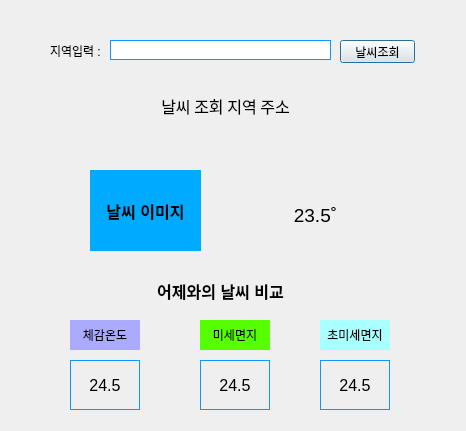
<?xml version="1.0" encoding="UTF-8"?>
<ui version="4.0">
 <class>Dialog</class>
 <widget class="QDialog" name="Dialog">
  <property name="geometry">
   <rect>
    <x>0</x>
    <y>0</y>
    <width>466</width>
    <height>431</height>
   </rect>
  </property>
  <property name="windowTitle">
   <string>Dialog</string>
  </property>
  <widget class="QLabel" name="label">
   <property name="geometry">
    <rect>
     <x>50</x>
     <y>41</y>
     <width>56</width>
     <height>20</height>
    </rect>
   </property>
   <property name="text">
    <string>지역입력 :</string>
   </property>
  </widget>
  <widget class="QLineEdit" name="area_input_label">
   <property name="geometry">
    <rect>
     <x>110</x>
     <y>40</y>
     <width>221</width>
     <height>20</height>
    </rect>
   </property>
   <property name="styleSheet">
    <string notr="true">border:1px solid rgb(14, 151, 255);</string>
   </property>
  </widget>
  <widget class="QPushButton" name="weather_ret_button">
   <property name="geometry">
    <rect>
     <x>340</x>
     <y>40</y>
     <width>75</width>
     <height>23</height>
    </rect>
   </property>
   <property name="text">
    <string>날씨조회</string>
   </property>
  </widget>
  <widget class="QLabel" name="area_label">
   <property name="geometry">
    <rect>
     <x>130</x>
     <y>90</y>
     <width>191</width>
     <height>31</height>
    </rect>
   </property>
   <property name="font">
    <font>
     <family>Agency FB</family>
     <pointsize>12</pointsize>
     <weight>50</weight>
     <italic>false</italic>
     <bold>false</bold>
    </font>
   </property>
   <property name="styleSheet">
    <string notr="true">font:rgb(0, 0, 255)</string>
   </property>
   <property name="text">
    <string>날씨 조회 지역 주소</string>
   </property>
   <property name="alignment">
    <set>Qt::AlignCenter</set>
   </property>
  </widget>
  <widget class="QLabel" name="weather_image_p">
   <property name="geometry">
    <rect>
     <x>90</x>
     <y>170</y>
     <width>111</width>
     <height>81</height>
    </rect>
   </property>
   <property name="font">
    <font>
     <family>Arial</family>
     <pointsize>12</pointsize>
     <weight>75</weight>
     <bold>true</bold>
    </font>
   </property>
   <property name="styleSheet">
    <string notr="true">background:rgb(0, 170, 255)</string>
   </property>
   <property name="text">
    <string>날씨 이미지</string>
   </property>
   <property name="alignment">
    <set>Qt::AlignCenter</set>
   </property>
  </widget>
  <widget class="QLabel" name="now_temp">
   <property name="geometry">
    <rect>
     <x>280</x>
     <y>190</y>
     <width>71</width>
     <height>51</height>
    </rect>
   </property>
   <property name="font">
    <font>
     <family>Arial</family>
     <pointsize>14</pointsize>
    </font>
   </property>
   <property name="styleSheet">
    <string notr="true">color:rgb(0, 0, 0)</string>
   </property>
   <property name="text">
    <string>23.5˚</string>
   </property>
   <property name="alignment">
    <set>Qt::AlignCenter</set>
   </property>
  </widget>
  <widget class="QLabel" name="yesterday_temper">
   <property name="geometry">
    <rect>
     <x>100</x>
     <y>280</y>
     <width>241</width>
     <height>21</height>
    </rect>
   </property>
   <property name="font">
    <font>
     <family>Arial</family>
     <pointsize>12</pointsize>
     <weight>75</weight>
     <bold>true</bold>
    </font>
   </property>
   <property name="text">
    <string>어제와의 날씨 비교</string>
   </property>
   <property name="alignment">
    <set>Qt::AlignCenter</set>
   </property>
  </widget>
  <widget class="QLabel" name="sense_temper_label">
   <property name="geometry">
    <rect>
     <x>70</x>
     <y>320</y>
     <width>70</width>
     <height>30</height>
    </rect>
   </property>
   <property name="styleSheet">
    <string notr="true">background-color :rgb(170, 170, 255)</string>
   </property>
   <property name="text">
    <string>체감온도</string>
   </property>
   <property name="alignment">
    <set>Qt::AlignCenter</set>
   </property>
  </widget>
  <widget class="QLabel" name="dust1_label">
   <property name="geometry">
    <rect>
     <x>200</x>
     <y>320</y>
     <width>70</width>
     <height>30</height>
    </rect>
   </property>
   <property name="styleSheet">
    <string notr="true">background-color:rgb(85, 255, 0)</string>
   </property>
   <property name="text">
    <string>미세면지</string>
   </property>
   <property name="alignment">
    <set>Qt::AlignCenter</set>
   </property>
  </widget>
  <widget class="QLabel" name="dust2_label">
   <property name="geometry">
    <rect>
     <x>320</x>
     <y>320</y>
     <width>70</width>
     <height>30</height>
    </rect>
   </property>
   <property name="styleSheet">
    <string notr="true">background-color:rgb(170, 255, 255)</string>
   </property>
   <property name="text">
    <string>초미세면지</string>
   </property>
   <property name="alignment">
    <set>Qt::AlignCenter</set>
   </property>
  </widget>
  <widget class="QLabel" name="sense_temp">
   <property name="geometry">
    <rect>
     <x>70</x>
     <y>360</y>
     <width>70</width>
     <height>50</height>
    </rect>
   </property>
   <property name="font">
    <font>
     <family>Arial</family>
     <pointsize>12</pointsize>
    </font>
   </property>
   <property name="styleSheet">
    <string notr="true">border:1px solid rgb(14, 151, 255);</string>
   </property>
   <property name="text">
    <string>24.5</string>
   </property>
   <property name="alignment">
    <set>Qt::AlignCenter</set>
   </property>
  </widget>
  <widget class="QLabel" name="dust1">
   <property name="geometry">
    <rect>
     <x>200</x>
     <y>360</y>
     <width>70</width>
     <height>50</height>
    </rect>
   </property>
   <property name="font">
    <font>
     <family>Arial</family>
     <pointsize>12</pointsize>
    </font>
   </property>
   <property name="styleSheet">
    <string notr="true">border:1px solid rgb(14, 151, 255);</string>
   </property>
   <property name="text">
    <string>24.5</string>
   </property>
   <property name="alignment">
    <set>Qt::AlignCenter</set>
   </property>
  </widget>
  <widget class="QLabel" name="dust2">
   <property name="geometry">
    <rect>
     <x>320</x>
     <y>360</y>
     <width>70</width>
     <height>50</height>
    </rect>
   </property>
   <property name="font">
    <font>
     <family>Arial</family>
     <pointsize>12</pointsize>
    </font>
   </property>
   <property name="styleSheet">
    <string notr="true">border:1px solid rgb(14, 151, 255);</string>
   </property>
   <property name="text">
    <string>24.5</string>
   </property>
   <property name="alignment">
    <set>Qt::AlignCenter</set>
   </property>
  </widget>
 </widget>
 <resources/>
 <connections/>
</ui>
